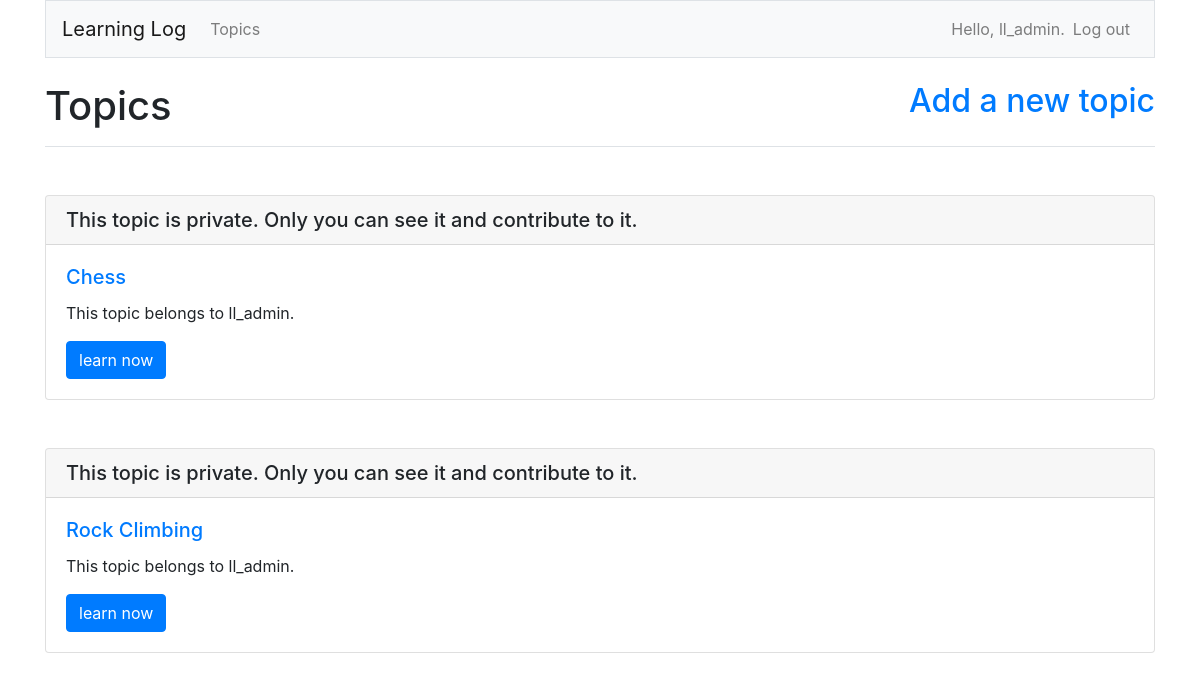
Before: /topics/ (signed in) with the older database file.
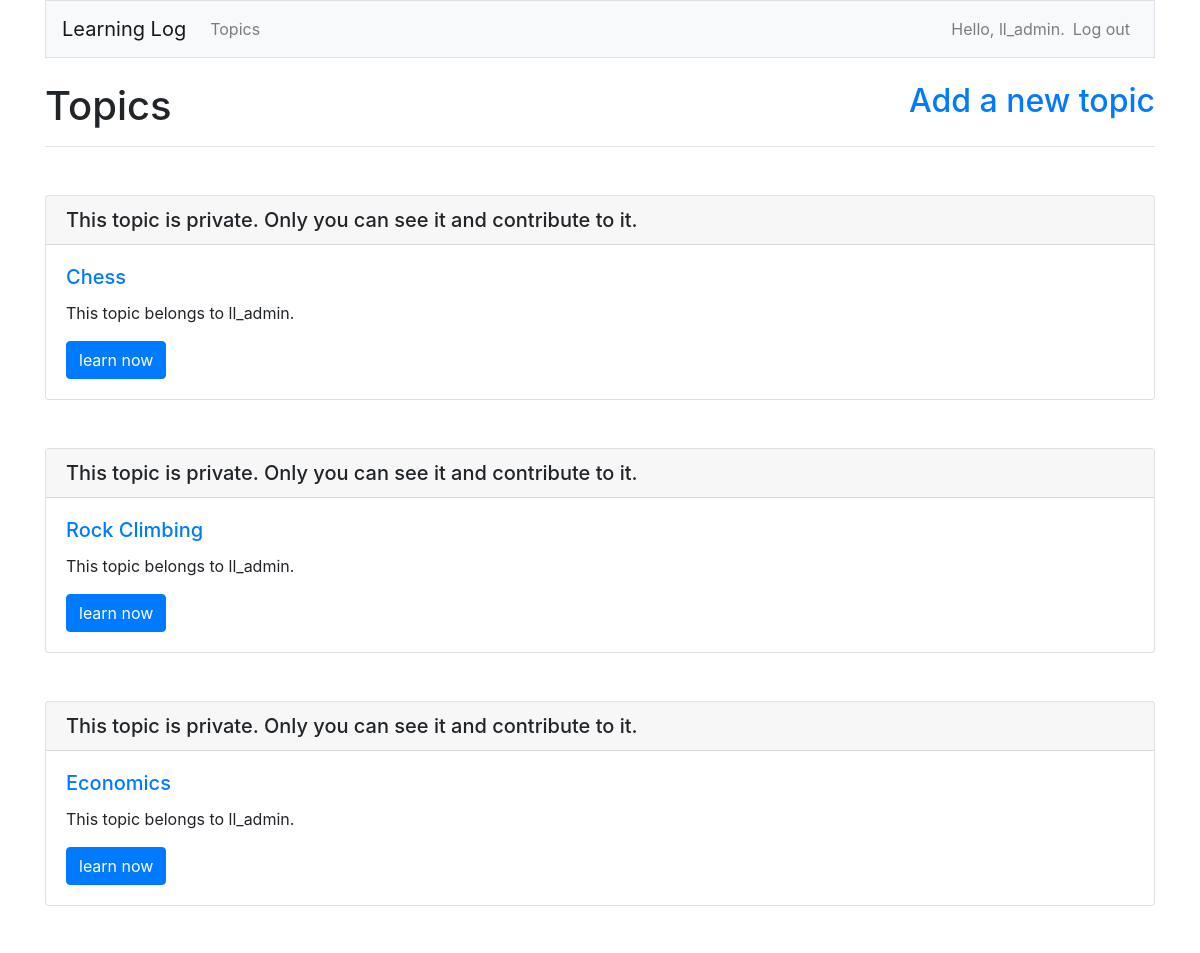
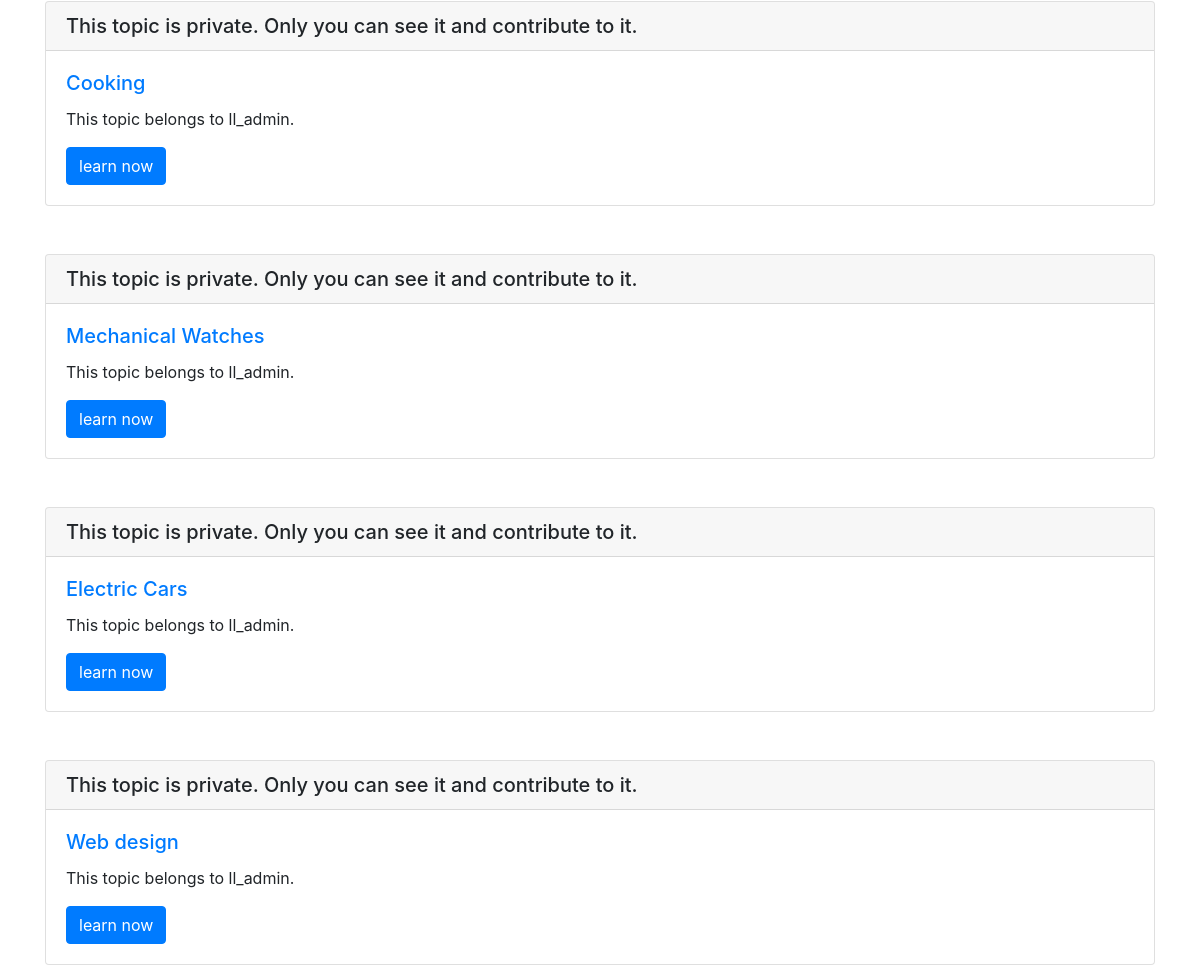
After: the same page with the newer database file (2 pictures, top to bottom).
### learning_logs/models.py (models this page shows)
class Topic(models.Model):
    text = models.CharField(max_length=200)
    date_added = models.DateTimeField(auto_now_add=True)
    owner = models.ForeignKey(User, on_delete=models.CASCADE)
    public = models.BooleanField()
    def __str__(self):
        return self.text

### learning_logs/views.py (the view)
# urls.py: path('topics/', views.topics, name='topics'),
@login_required
def topics(request):
    topics = Topic.objects.filter(Q(owner=request.user) | Q(public=True)).order_by('date_added')
    context = {'topics': topics}
    return render(request, 'learning_logs/topics.html', context)

### learning_logs/templates/learning_logs/topics.html
{% extends "learning_logs/base.html" %}
{% block page_header %}
<div style="overflow: hidden;">
   <h1 style="float: left;"> Topics</h1>
   <h2 style="float: right;"><a href="{% url 'learning_logs:new_topic' %}">Add a new topic</a></h2>
</div>
{% endblock page_header %}
{% block content %}
{% for topic in topics %}
<div class="card mt-5">
   {% if topic.public == True %}
   <h5 class="card-header">This topic is public.</h5>
   {% else %}
   <h5 class="card-header">This topic is private. Only you can see it and contribute to it.</h5>
   {% endif %}
   <div class="card-body">
      <h5 class="card-title"><a href="{% url 'learning_logs:topic' topic.id %}">{{ topic }}</a></h5>
      <p class="card-text">This topic belongs to {{ topic.owner }}.</p>
      <a href="{% url 'learning_logs:topic' topic.id %}" class="btn btn-primary">learn now</a>
   </div>
</div>
{% empty %}
<div class="card-body">
   <h5 class="card-title">>No topics have been added yet.</h5>
</div>
{% endfor %}
{% endblock content %}

Changed rows visible on the page:
added Topic: shows "This topic is private. Only you can see it and contribute to it.", text "Economics", owner "ll_admin"
added Topic: shows "This topic is private. Only you can see it and contribute to it.", text "Cooking", owner "ll_admin"
added Topic: shows "This topic is private. Only you can see it and contribute to it.", text "Mechanical Watches", owner "ll_admin"
added Topic: shows "This topic is private. Only you can see it and contribute to it.", text "Electric Cars", owner "ll_admin"
added Topic: shows "This topic is private. Only you can see it and contribute to it.", text "Web design", owner "ll_admin"
